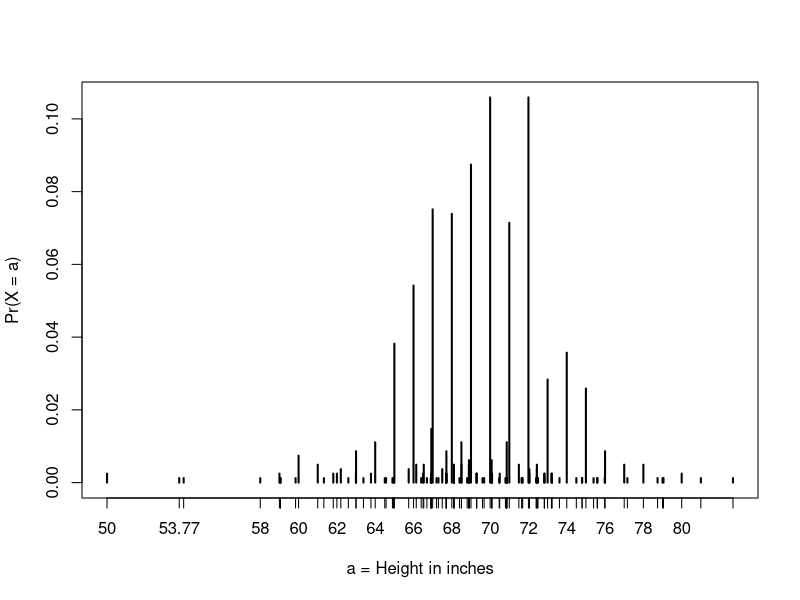

Write R code to recreate this figure.
library(tidyverse)
library(dslabs)
data(heights)
x <- heights %>% filter(sex == "Male") %>% .$height
F <- function(a){
  mean(x <= a)
} 

## If I pick one of the male students at random, what is the chance that he is taller than 70.5 inches?
1 - F(70)

1- pnorm(70.5, mean(x), sd(x))

plot(prop.table(table(x)), xlab = "a = Height in inches", ylab = "Pr(X = a)")
